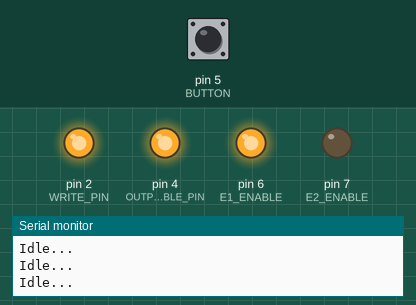
Simulated run of this sketch. Board: Arduino Uno, built with avr-gcc and run on an emulated ATmega328P. Shown: output pins drawn as LEDs (lit = HIGH), the last lines printed to the serial monitor. The test bench sets the inputs (shaded band); at power-on: pin 5 (BUTTON) LOW. Pins used as bus, display or sensor lines are not drawn.

Above: at 1.2 s.
1.3 s: pin 5 (BUTTON) pulled HIGH for 0.15 s
At 2.0 s:
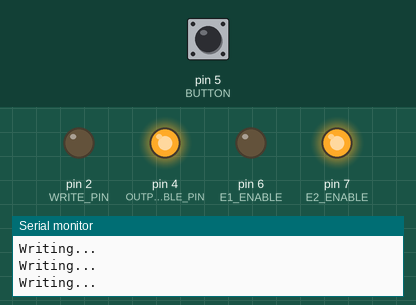
2.9 s: pin 5 (BUTTON) pulled HIGH for 1 s
At 4.4 s:
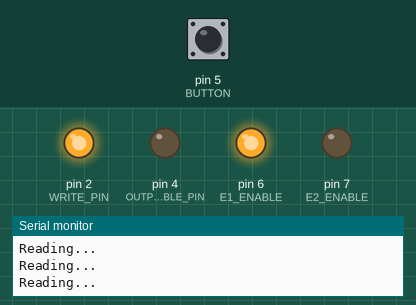
5.4 s: pin 5 (BUTTON) pulled HIGH for 3.2 s
At 6.1 s:
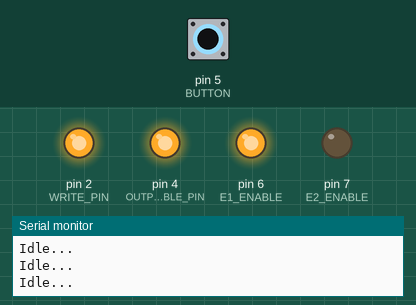
10.1 s: pin 5 (BUTTON) driven HIGH
At 10.8 s:
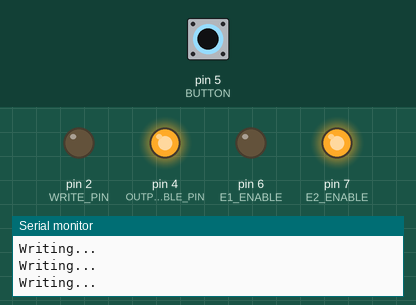
Timing chart, 0 to 13.1 s (numbered marks = the images above; inputs shaded):
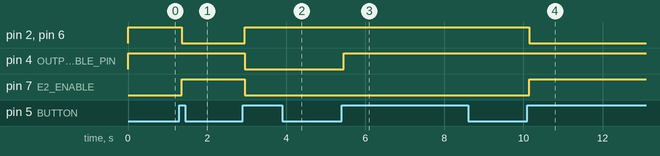

The sketch:

programCounter.ino
```cpp
#define E2_ENABLE 7
#define E1_ENABLE 6
#define BUTTON  5
#define OUTPUT_ENABLE_PIN 4
#define RESET_PIN 3
#define WRITE_PIN 2

int buttonState = 0;
int lastButtonState = 0;
int state = 0;

void setup() {
  pinMode(BUTTON, INPUT);
  pinMode(RESET_PIN, OUTPUT);
  pinMode(OUTPUT_ENABLE_PIN, OUTPUT);
  pinMode(WRITE_PIN, OUTPUT);
  pinMode(E1_ENABLE, OUTPUT);
  pinMode(E2_ENABLE, OUTPUT);
  Serial.begin(9600);
}

void loop() {
  //Serial.println(state);
  if (state == 0){
    Serial.println("Idle...");
    digitalWrite(RESET_PIN, HIGH);
    digitalWrite(OUTPUT_ENABLE_PIN, HIGH);
    digitalWrite(WRITE_PIN, HIGH);
    // E1 is inverted, E2 is not
    digitalWrite(E1_ENABLE, HIGH);
    digitalWrite(E2_ENABLE, LOW);
  } else if (state == 1) {
    Serial.println("Writing...");
    digitalWrite(WRITE_PIN, LOW);
    digitalWrite(OUTPUT_ENABLE_PIN, HIGH);
    digitalWrite(RESET_PIN, LOW);
    digitalWrite(E1_ENABLE, LOW);
    digitalWrite(E2_ENABLE, HIGH);
  } else if (state == 2) {
    Serial.println("Reading...");
    digitalWrite(OUTPUT_ENABLE_PIN, LOW);
    digitalWrite(RESET_PIN, LOW);
    digitalWrite(WRITE_PIN, HIGH);
    digitalWrite(E1_ENABLE, HIGH);
    digitalWrite(E2_ENABLE, LOW);
  }
  buttonState = digitalRead(BUTTON);
  //Serial.println(state);
  if (buttonState != lastButtonState){
    if (buttonState == HIGH) {
      state = (state + 1) % 3;
    }
    delay(50);
  }
  lastButtonState = buttonState;
}
```

Measured:
- after the input at 1.3 s, pin 2 (WRITE_PIN), pin 6 (E1_ENABLE): HIGH → LOW after 0.06 s; pin 7 (E2_ENABLE): LOW → HIGH after 0.06 s
- after the input at 2.9 s, pin 2 (WRITE_PIN), pin 6 (E1_ENABLE): LOW → HIGH after 0.06 s; pin 4 (OUTPUT_ENABLE_PIN), pin 7 (E2_ENABLE): HIGH → LOW after 0.06 s
- after the input at 5.4 s, pin 4 (OUTPUT_ENABLE_PIN): LOW → HIGH after 0.05 s
- after the input at 10.1 s, pin 2 (WRITE_PIN), pin 6 (E1_ENABLE): HIGH → LOW after 0.05 s; pin 7 (E2_ENABLE): LOW → HIGH after 0.05 s
